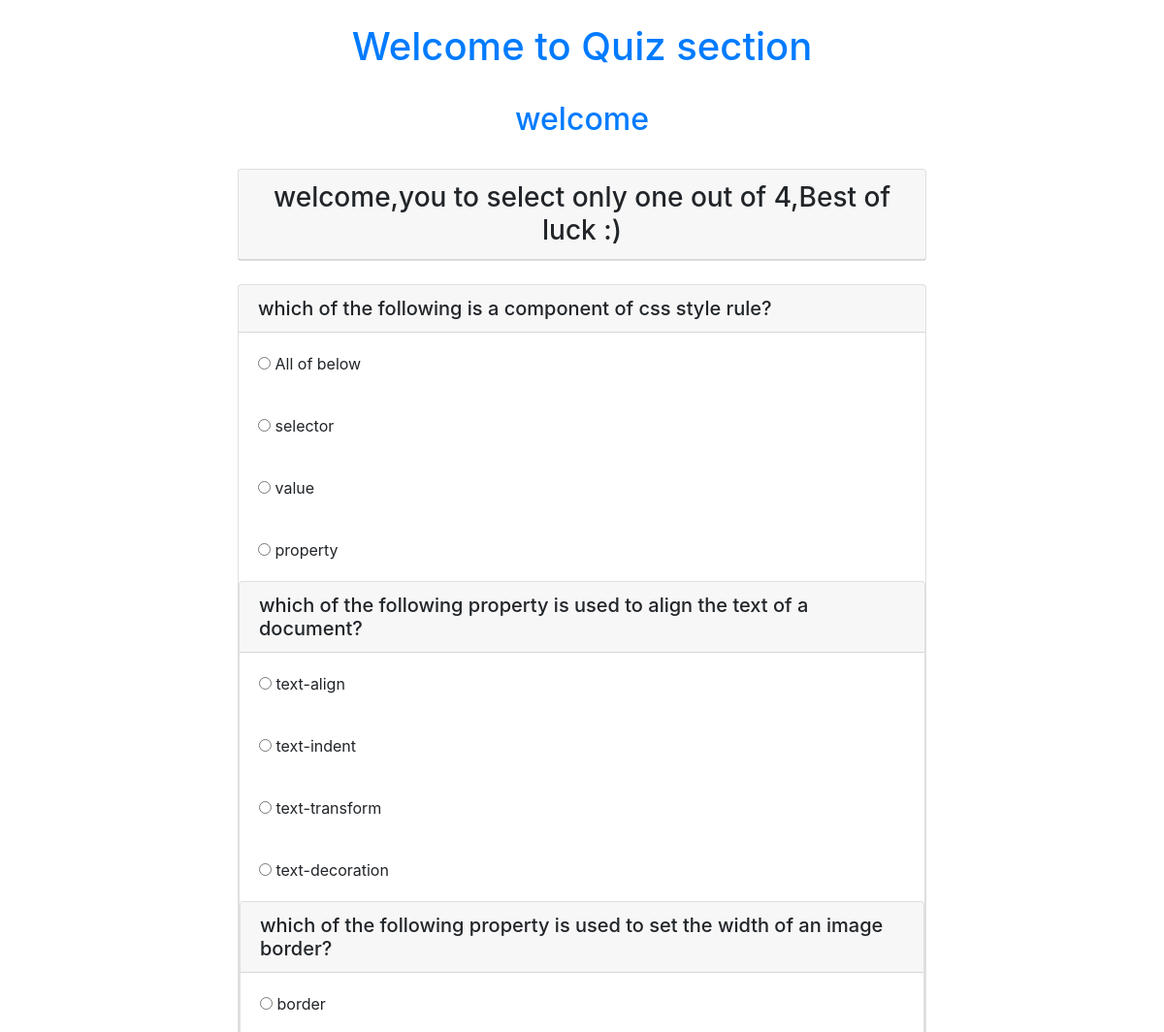
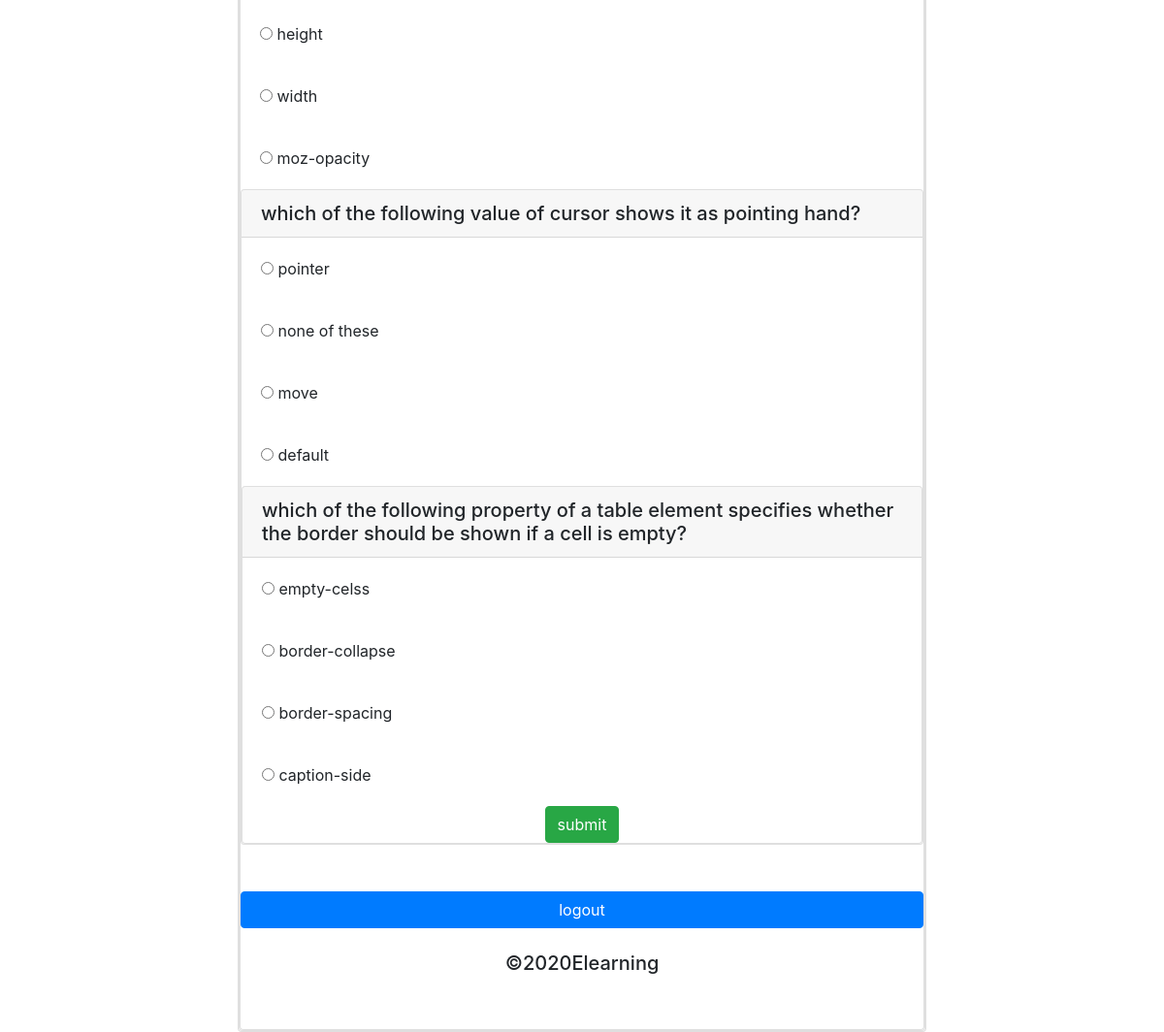
The page /quiz-3.php on the database its author committed (2 pictures, top to bottom).
### tables this page shows
CREATE TABLE `questions` (
  `q_id` int(250) NOT NULL,
  `course_id` int(11) NOT NULL,
  `question` varchar(250) NOT NULL,
  `ans_id` int(250) NOT NULL
);

CREATE TABLE `answers` (
  `a_id` int(250) NOT NULL,
  `answer` varchar(250) NOT NULL,
  `ans_id` int(250) NOT NULL
);

### quiz-3.php (the view, shortened to what this page needs)
<!doctype html>
<html lang="en">
<head>
    <link rel="stylesheet" href="https://stackpath.bootstrapcdn.com/bootstrap/4.4.1/css/bootstrap.min.css"
>
</head>
<body>
    <div class="container">
        <br>
        <h1 class="text-center text-primary">Welcome to Quiz section</h1></br>
        <h2 class="text-center text-primary">welcome </h2><br>
        <div class="col-lg-8 m-auto d-block">
            <div class="card">
                <h3 class="text-center card-header">welcome,you to select only one out of 4,Best of luck :)</h3>
            </div><br>
            <form action="result-3.php" method="post">
                <?php
                for($i=11;$i<16;$i++)
                {
   $sql="SELECT * FROM `questions` WHERE q_id=$i";
   $query=mysqli_query($conn,$sql);
   while($rows=mysqli_fetch_array($query) ){
     ?>
                <div class="card">
                    <h5 class="card-header"><?php echo $rows['question']?> </h5>
                    <?php
    $sql="SELECT * FROM `answers` where ans_id=$i";
    $query=mysqli_query($conn,$sql);
    while($rows=mysqli_fetch_array($query) ){
     ?>
                    <div class="card-body">
                        <input type="radio" name="quizcheck[<?php echo $rows['ans_id'];?>]" value="<?php echo $rows['a_id'];?>">
                        <?php echo $rows['answer'];?>
                    </div>
                    <?php
    }
  }
}
   ?>
                    <input type="submit" name="submit" value="submit" class="btn btn-success m-auto d-block">
            </form>
        </div>
    </div><br><br>
    <div>
        <a href="logout.php" class="btn btn-primary m-auto d-block">logout<a>
    </div><br>
    <div>
    <h5 class="text-center">©2020Elearning</h5>
    </div><br><br>
</body>
</html>

### rows shown on the page
questions: question "which of the following is a component of css style rule?"
answers: answer "All of below"
answers: answer "selector"
answers: answer "value"
answers: answer "property"
questions: question "which of the following property is used to align the text of a document?"
answers: answer "text-align"
answers: answer "text-indent"
answers: answer "text-transform"
answers: answer "text-decoration"
questions: question "which of the following property is used to set the width of an image border?"
answers: answer "border"
answers: answer "height"
answers: answer "width"
answers: answer "moz-opacity"
questions: question "which of the following value of cursor shows it as pointing hand?"
answers: answer "pointer"
answers: answer "none of these"
answers: answer "move"
answers: answer "default"
questions: question "which of the following property of a table element specifies whether the border should be shown if a cell is empty?"
answers: answer "empty-celss"
answers: answer "border-collapse"
answers: answer "border-spacing"
answers: answer "caption-side"
